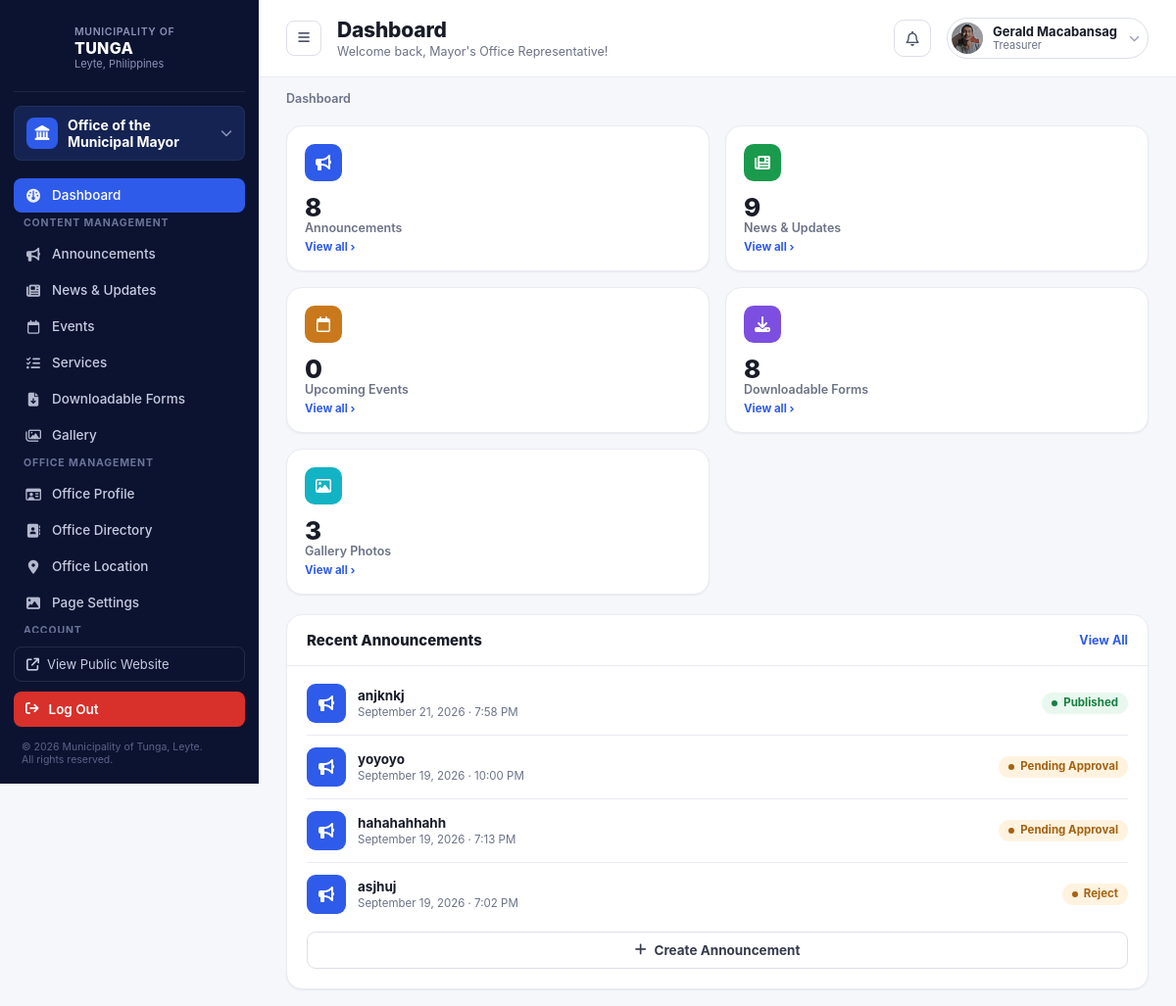
Before: /office-dashboard/ (signed in, upper part) with the older database file.
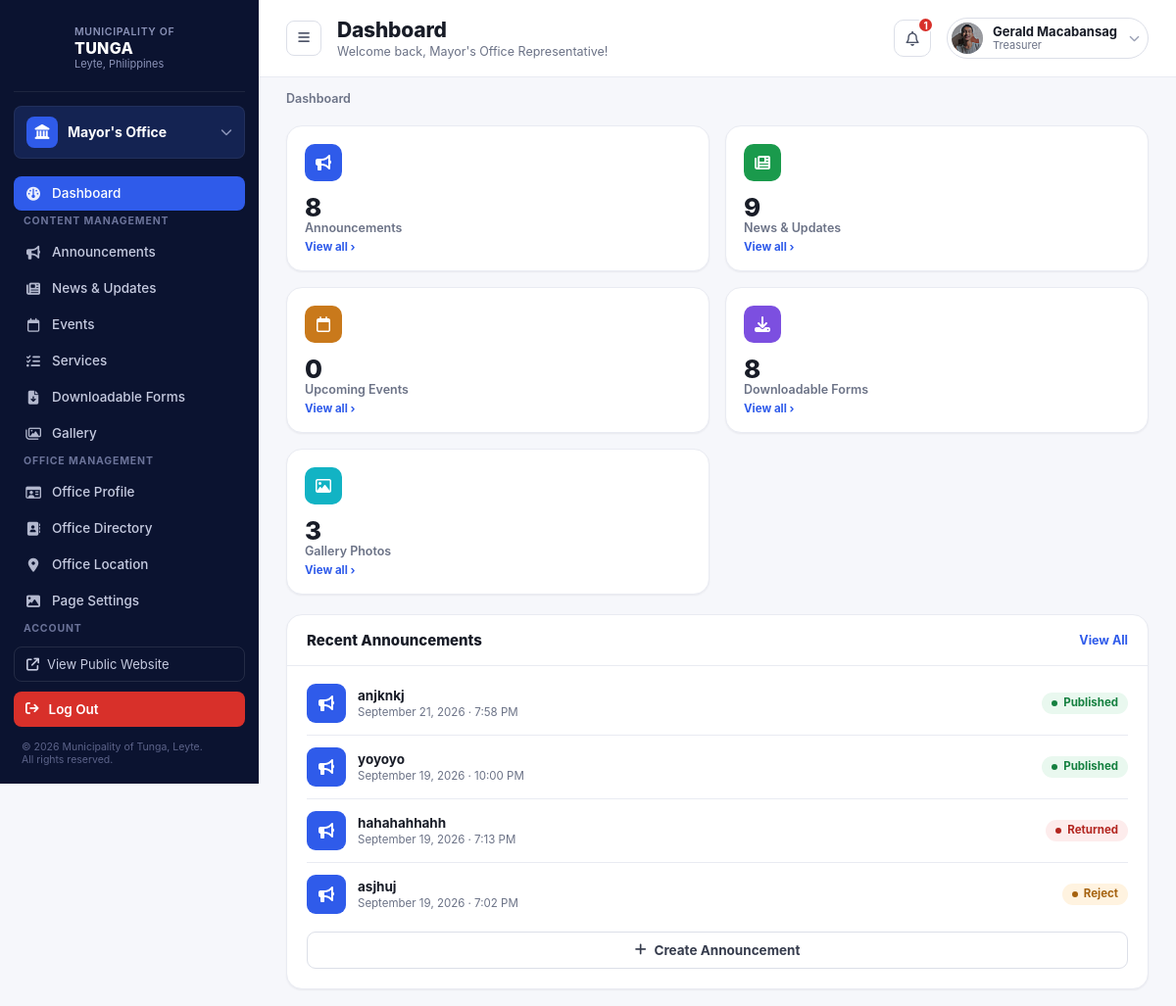
After: the same page with the newer database file.
### office_dashboard/models.py (models this page shows, shortened)
class OfficeRepresentative(models.Model):
    user = models.OneToOneField(User, on_delete=models.CASCADE, related_name="office_rep")
    office = models.OneToOneField(Office, on_delete=models.CASCADE, related_name="representative")
    position = models.CharField(max_length=100, blank=True)
    mobile_number = models.CharField(max_length=20, blank=True)
    photo = models.ImageField(upload_to="rep_photos/", blank=True, null=True)   # ADD THIS LINE
    @property
    def unread_notifications_count(self):
        return self.notifications.filter(is_read=False).count()
    @property
    def recent_notifications(self):
        return self.notifications.order_by('-created_at')[:5]

class Announcement(models.Model):
    STATUS_CHOICES = [
        ("pending", "Pending Approval"),
        ("published", "Published"),
        ("reject", "Reject"),
        ("returned", "Returned"),
        ("archive", "Archived"),
    ]
    PRIORITY_CHOICES = [
        ("Normal", "Normal"),
        ("Low", "Low"),
        ("High", "High"),
        ("Urgent", "Urgent"),
    ]
    representative = models.ForeignKey(
        OfficeRepresentative,
        on_delete=models.CASCADE,
        related_name="announcements"
    )
    title = models.CharField(max_length=255)
    subtitle = models.CharField(
        max_length=255,
        blank=True
    )
    category = models.CharField(
        max_length=100,
        blank=True
    )
    content = models.TextField(
        blank=True
    )
    image = models.ImageField(
        upload_to="announcements/",
        blank=True,
        null=True
    )
    author = models.CharField(
        max_length=255,
        blank=True
    )
    date_posted = models.DateField(
        null=True,
        blank=True
    )
    expiration_date = models.DateTimeField(
        null=True,
        blank=True
    )
    last_updated = models.DateTimeField(auto_now=True)
    priority = models.CharField(
        max_length=20,
        choices=PRIORITY_CHOICES,
        default="Normal"
    )
    status = models.CharField(
        max_length=20,
        choices=STATUS_CHOICES,
        default="pending"
    )
    admin_note = models.TextField(blank=True)
    views = models.PositiveIntegerField(
        default=0
    )
    created_at = models.DateTimeField(
        auto_now_add=True
    )

### offices/models.py (models this page shows, shortened)
class Office(models.Model):
    name = models.CharField(max_length=100)
    slug = models.SlugField(unique=True, max_length=150)
    logo = models.ImageField(upload_to="office_logos/", blank=True, null=True)
    about = models.TextField(blank=True)
    description = models.TextField(blank=True)
    head_name = models.CharField(max_length=255, blank=True)
    position_title = models.CharField(max_length=255, blank=True)
    office_hours = models.CharField(max_length=255, blank=True)
    location = models.CharField(max_length=255, blank=True)
    email = models.EmailField(blank=True)
    telephone = models.CharField(max_length=100, blank=True)
    service_pledge = models.TextField(blank=True)
    mandate = models.TextField(blank=True)
    vision = models.TextField(blank=True)
    mission = models.TextField(blank=True)
    goal = models.TextField(blank=True)
    objective = models.TextField(blank=True)
    hero_image = models.ImageField(
        upload_to="office_hero/",
        blank=True,
        null=True,
        help_text="Banner image shown at the top of this office's public page. Defaults to the standard municipal hall photo when empty.",
    )
    is_visible = models.BooleanField(
        default=True,
        help_text="Uncheck to hide this office from the public Offices page."
    )

### office_dashboard/views.py (the view)
# urls.py: path('', views.dashboard, name='admin_dash'),
@office_rep_required
def dashboard(request, rep):
    today = timezone.localdate()
    announcements_count = rep.announcements.count()
    news_count = rep.news_updates.count()
    events_count = rep.events.filter(event_date__gte=today).count()
    forms_count = rep.office.downloadable_forms.count()
    photos_count = rep.photos.count()
    recent_announcements = rep.announcements.order_by('-created_at')[:4]
    recent_news = rep.news_updates.order_by('-created_at')[:3]
    upcoming_events = rep.events.filter(event_date__gte=today).order_by('event_date')[:3]
    first_of_this_month = today.replace(day=1)
    if first_of_this_month.month == 1:
        first_of_last_month = first_of_this_month.replace(year=first_of_this_month.year - 1, month=12)
    else:
        first_of_last_month = first_of_this_month.replace(month=first_of_this_month.month - 1)
    chart_range = request.GET.get('range', 'month')
    if chart_range == 'last_month':
        range_start, range_end, range_label = first_of_last_month, first_of_this_month, "Last Month"
    else:
        chart_range = 'month'
        range_start, range_end, range_label = first_of_this_month, today + timedelta(days=1), "This Month"
    chart_announcements = rep.announcements.filter(created_at__date__gte=range_start, created_at__date__lt=range_end)
    chart_news = rep.news_updates.filter(created_at__date__gte=range_start, created_at__date__lt=range_end)
    chart_events = rep.events.filter(created_at__date__gte=range_start, created_at__date__lt=range_end)
    chart_forms = rep.office.downloadable_forms.filter(date_uploaded__date__gte=range_start, date_uploaded__date__lt=range_end)
    chart_photos = rep.photos.filter(created_at__date__gte=range_start, created_at__date__lt=range_end)
    counts = {
        "announcements": chart_announcements.count(),
        "news": chart_news.count(),
        "events": chart_events.count(),
        "forms": chart_forms.count(),
        "photos": chart_photos.count(),
    }
    max_count = max(counts.values()) or 1
    bar_heights = {key: round(value / max_count * 100) for key, value in counts.items()}
    total_views = (
        (chart_announcements.aggregate(total=Sum('views'))['total'] or 0)
        + (chart_news.aggregate(total=Sum('views'))['total'] or 0)
    )
    total_downloads = chart_forms.aggregate(total=Sum('download_count'))['total'] or 0
    return render(request, "office_dashboard/dashboard.html", {
        "rep": rep,
        "announcements_count": announcements_count,
        "news_count": news_count,
        "events_count": events_count,
        "forms_count": forms_count,
        "photos_count": photos_count,
        "chart_counts": counts,
        "bar_heights": bar_heights,
        "chart_range": chart_range,
        "range_label": range_label,
        "total_views": total_views,
        "total_downloads": total_downloads,
        "recent_announcements": recent_announcements,
        "recent_news": recent_news,
        "upcoming_events": upcoming_events,
        "all_albums_for_upload": rep.albums.order_by('name'),
        "category_choices": FORM_CATEGORY_CHOICES,
    })

### admin_dashboard/context_processors.py (called while the page is built)
def site_contact_info(request):
    return {"site_contact": SiteContactInfo.get_solo()}

def is_super_admin(request):
    if not request.user.is_authenticated:
        return {"is_super_admin": False}
    return {"is_super_admin": SuperAdmin.objects.filter(user=request.user).exists()}

def ticker_announcements(request):
    from office_dashboard.models import Announcement
    announcements = list(
        Announcement.objects.filter(status='published').order_by('-date_posted', '-created_at')[:5]
    )
    return {"ticker_announcements": announcements}

### admin_dashboard/models.py (called while the page is built)
    @classmethod
    def get_solo(cls):
        obj, _ = cls.objects.get_or_create(pk=1, defaults={
            'phone': '(053) 456 789',
            'phone_local': 'Local 100',
            'email': 'tunga@gmail.com',
            'email_secondary': 'info@tunga.gov.ph',
            'address': '2nd Floor, Municipal Hall, Tunga, Leyte',
            'facebook_name': 'Municipality of Tunga - Official',
            'office_hours': 'Monday – Friday, 8:00 AM – 5:00 PM',
        })
        return obj

### templates/office_dashboard/dashboard.html (shortened to what the changed rows need)
{% extends "representative_dashboard_base.html" %}
{% load static %}
{% block content %}
  <div class="main">
    <header class="topbar">
      <div class="topbar-left">
        <div class="page-heading">
          <h1>Dashboard</h1>
        </div>
      </div>
      <div class="topbar-right">
        <button class="icon-button" id="notifBellBtn" type="button" aria-haspopup="true" aria-expanded="false"><i class="fa-regular fa-bell"></i>{% if rep.unread_notifications_count > 0 %}<span class="dot">{{ rep.unread_notifications_count }}</span>{% endif %}</button>
        <div class="user-chip">
          <img src="{% if rep.photo %}{{ rep.photo.url }}{% else %}{% static 'images/icon/profile_logo.jpeg' %}{% endif %}" alt="">
          <div class="who"><div class="name">{{ rep.user.get_full_name|default:rep.user.username }}</div><div class="role">{{ rep.position|default:"Office Representative" }}</div></div>
          <i class="fa-solid fa-chevron-down chev"></i>
        </div>
      </div>
    </header>
    <main class="content">
      <div class="grid-3" style="margin-bottom:18px;">
        <section class="panel" style="display:flex;flex-direction:column;">
          <div class="panel-header"><h2>Recent Announcements</h2><a class="link" href="{% url 'office_dashboard:rep_announce' %}">View All</a></div>
          <div class="panel-body" id="recent-announcements-list" style="padding-top:6px;flex:1;">
            {% for a in recent_announcements %}
            <div class="list-row">
              <span class="list-icon" style="background:var(--blue-600);"><i class="fa-solid fa-bullhorn"></i></span>
              <div style="flex:1;"><div class="list-title">{{ a.title }}</div><div class="list-meta">{{ a.created_at|date:"F j, Y · g:i A" }}</div></div>
              <span class="badge {% if a.status == 'published' %}badge-green{% elif a.status == 'draft' %}badge-gray{% elif a.status == 'returned' %}badge-red{% else %}badge-amber{% endif %}">{{ a.get_status_display }}</span>
            </div>
            {% empty %}
            <p id="no-announcements-msg" style="color:var(--gray-400);padding:8px 0;">No announcements yet.</p>
            {% endfor %}
          </div>
        </section>
      </div>
    </main>
  </div>
</div>
{% endblock %}

### templates/representative_dashboard_base.html (shortened to what the changed rows need)
<!DOCTYPE html>
{% load static %}
<html lang="en">
<head>
<link rel="stylesheet" href="{% static 'css/office_rep_style.css' %}">
<link rel="stylesheet" href="https://cdnjs.cloudflare.com/ajax/libs/font-awesome/6.5.1/css/all.min.css">
</head>
<body data-page="{% block body_page %}dashboard{% endblock %}">
<div class="app-shell">
  <aside class="sidebar" id="sidebar">
    <div class="office-switcher">
      <span class="icon"><i class="fa-solid fa-landmark"></i></span>
      <span class="label">{{ rep.office.name }}</span>
      <i class="fa-solid fa-chevron-down chev"></i>
    </div>
      {% url 'office_dashboard:dashboard' as dashboard_url %}
      {% url 'office_dashboard:rep_announce' as announce_url %}
      {% url 'office_dashboard:news_update' as news_url %}
      {% url 'office_dashboard:event' as event_url %}
      {% url 'office_dashboard:services' as services_url %}
      {% url 'office_dashboard:downloadable_form' as forms_url %}
      {% url 'office_dashboard:gallery' as gallery_url %}
      {% url 'office_dashboard:profile' as profile_url %}
      {% url 'office_dashboard:directory' as directory_url %}
      {% url 'office_dashboard:location' as location_url %}
      {% url 'office_dashboard:page_settings' as page_settings_url %}
      {% url 'office_dashboard:account' as account_url %}
      {% url 'office_dashboard:change_pass' as changepass_url %}
      {% url 'office_dashboard:notification' as notif_url %}
      {% url 'office_dashboard:log' as log_url %}
  </aside>
    {% block content %}
    {% endblock %}
</body>
</html>

Changed rows visible on the page:
changed through a linked row, OfficeRepresentative "Treasurer": office.name "Office of the Municipal Mayor" → "Mayor's Office"; unread_notifications_count (not shown) → "1"
changed Announcement "yoyoyo": status "Pending Approval" → "Published"
changed Announcement "hahahahhahh": status "Pending Approval" → "Returned"
